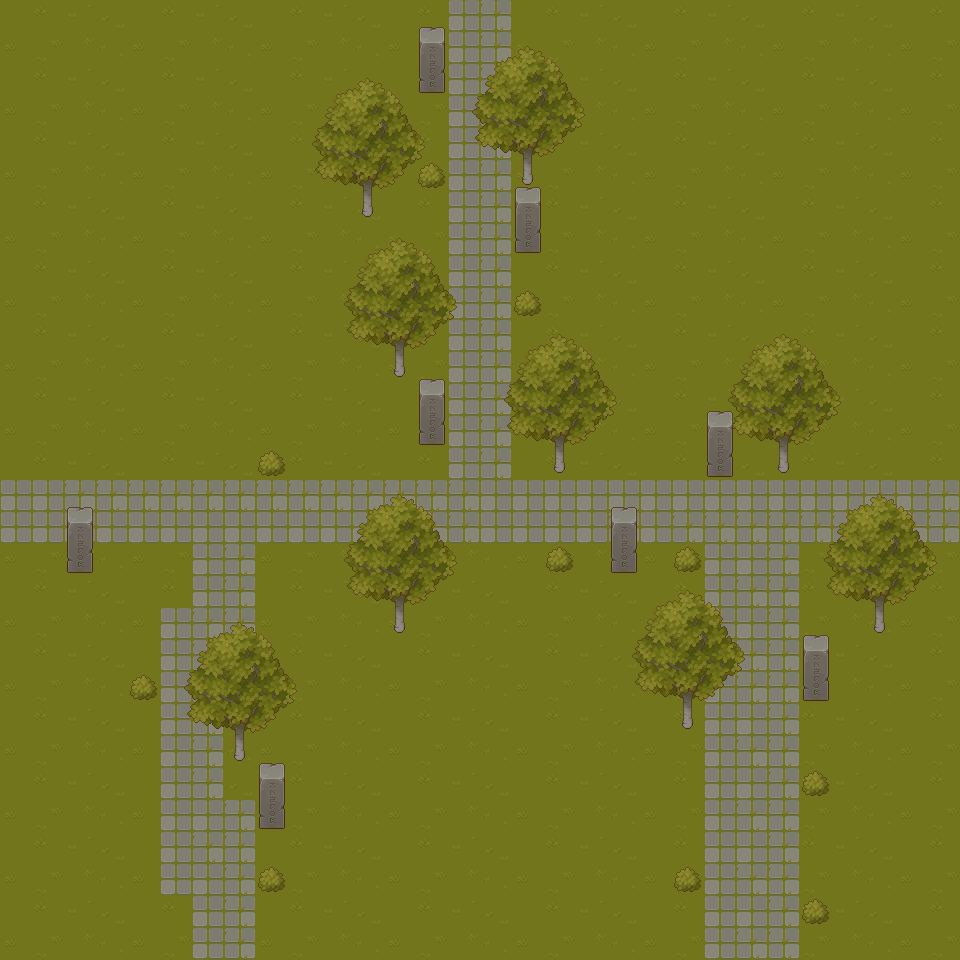

Tiled map render using the project's own tile images. Description and the whole map definition, tile-layer contents included, below:
An orthogonal 30x30 tile map with 32x32 px tiles, 3 tile layers (Grass, Plants, Props), 3 tilesets.

<map version="1.8" tiledversion="1.8.2" orientation="orthogonal" renderorder="right-down" width="30" height="30" tilewidth="32" tileheight="32" infinite="0" nextlayerid="4" nextobjectid="1">
 <editorsettings>
  <export target="map.lua" format="lua" />
 </editorsettings>
 <tileset firstgid="1" name="Grass" tilewidth="32" tileheight="32" tilecount="64" columns="8">
  <image source="TX Tileset Grass.png" width="256" height="256" />
 </tileset>
 <tileset firstgid="65" name="Plants" tilewidth="32" tileheight="32" tilecount="256" columns="16">
  <image source="TX Plant.png" width="512" height="512" />
 </tileset>
 <tileset firstgid="321" name="Props" tilewidth="32" tileheight="32" tilecount="256" columns="16">
  <image source="TX Props.png" width="512" height="512" />
 </tileset>
 <layer id="1" name="Grass" width="30" height="30">
  <data encoding="csv">
1,2,3,4,1,2,3,4,1,2,3,4,1,2,33,34,1,2,3,4,1,2,3,4,1,2,3,4,1,2,
9,10,11,12,9,10,11,12,9,10,11,12,9,10,33,34,9,10,11,12,9,10,11,12,9,10,11,12,9,10,
1,2,3,4,1,2,3,4,1,2,3,4,1,2,33,34,1,2,3,4,1,2,3,4,1,2,3,4,1,2,
9,10,11,12,9,10,11,12,9,10,11,12,9,10,33,34,9,10,11,12,9,10,11,12,9,10,11,12,9,10,
1,2,3,4,1,2,3,4,1,2,3,4,1,2,33,34,1,2,3,4,1,2,3,4,1,2,3,4,1,2,
9,10,11,12,9,10,11,12,9,10,11,12,9,10,33,34,9,10,11,12,9,10,11,12,9,10,11,12,9,10,
1,2,3,4,1,2,3,4,1,2,3,4,1,2,33,34,1,2,3,4,1,2,3,4,1,2,3,4,1,2,
9,10,11,12,9,10,11,12,9,10,11,12,9,10,33,34,9,10,11,12,9,10,11,12,9,10,11,12,9,10,
1,2,3,4,1,2,3,4,1,2,3,4,1,2,33,34,1,2,3,4,1,2,3,4,1,2,3,4,1,2,
9,10,11,12,9,10,11,12,9,10,11,12,9,10,33,34,9,10,11,12,9,10,11,12,9,10,11,12,9,10,
1,2,3,4,1,2,3,4,1,2,3,4,1,2,33,34,1,2,3,4,1,2,3,4,1,2,3,4,1,2,
9,10,11,12,9,10,11,12,9,10,11,12,9,10,33,34,9,10,11,12,9,10,11,12,9,10,11,12,9,10,
1,2,3,4,1,2,3,4,1,2,3,4,1,2,33,34,1,2,3,4,1,2,3,4,1,2,3,4,1,2,
9,10,11,12,9,10,11,12,9,10,11,12,9,10,33,34,9,10,11,12,9,10,11,12,9,10,11,12,9,10,
1,2,3,4,1,2,3,4,1,2,3,4,1,2,33,34,1,2,3,4,1,2,3,4,1,2,3,4,1,2,
33,33,34,34,34,34,34,34,34,34,34,34,34,34,34,33,33,33,33,33,33,33,33,33,33,33,33,33,33,34,
33,33,33,33,33,33,33,33,33,33,33,33,33,34,34,33,33,33,33,34,33,34,34,34,34,34,34,34,34,34,
9,10,11,12,9,10,33,34,9,10,11,12,9,10,11,12,9,10,11,12,9,10,33,33,34,10,11,12,9,10,
1,2,3,4,1,2,33,34,1,2,3,4,1,2,3,4,1,2,3,4,1,2,33,34,34,2,3,4,1,2,
9,10,11,12,9,33,34,34,9,10,11,12,9,10,11,12,9,10,11,12,9,10,33,33,34,10,11,12,9,10,
1,2,3,4,1,33,34,4,1,2,3,4,1,2,3,4,1,2,3,4,1,2,33,34,34,2,3,4,1,2,
9,10,11,12,9,33,34,12,9,10,11,12,9,10,11,12,9,10,11,12,9,10,33,34,34,10,11,12,9,10,
1,2,3,4,1,33,34,4,1,2,3,4,1,2,3,4,1,2,3,4,1,2,33,33,34,2,3,4,1,2,
9,10,11,12,9,33,34,12,9,10,11,12,9,10,11,12,9,10,11,12,9,10,33,34,34,10,11,12,9,10,
1,2,3,4,1,33,34,4,1,2,3,4,1,2,3,4,1,2,3,4,1,2,33,33,34,2,3,4,1,2,
9,10,11,12,9,33,33,34,9,10,11,12,9,10,11,12,9,10,11,12,9,10,33,34,34,10,11,12,9,10,
1,2,3,4,1,33,34,34,1,2,3,4,1,2,3,4,1,2,3,4,1,2,33,33,34,2,3,4,1,2,
9,10,11,12,9,33,33,34,9,10,11,12,9,10,11,12,9,10,11,12,9,10,33,34,34,10,11,12,9,10,
1,2,3,4,1,2,33,34,1,2,3,4,1,2,3,4,1,2,3,4,1,2,33,33,34,2,3,4,1,2,
9,10,11,12,9,10,33,34,9,10,11,12,9,10,11,12,9,10,11,12,9,10,33,34,34,10,11,12,9,10
</data>
 </layer>
 <layer id="2" name="Plants" width="30" height="30">
  <data encoding="csv">
0,0,0,0,0,0,0,0,0,0,0,0,0,0,0,0,0,0,0,0,0,0,0,0,0,0,0,0,0,0,
0,0,0,0,0,0,0,0,0,0,0,0,0,0,65,66,67,68,69,0,0,0,0,0,0,0,0,0,0,0,
0,0,0,0,0,0,0,0,0,65,66,67,68,69,81,82,83,84,85,0,0,0,0,0,0,0,0,0,0,0,
0,0,0,0,0,0,0,0,0,81,82,83,84,85,97,98,99,100,101,0,0,0,0,0,0,0,0,0,0,0,
0,0,0,0,0,0,0,0,0,97,98,99,100,101,113,114,115,116,117,0,0,0,0,0,0,0,0,0,0,0,
0,0,0,0,0,0,0,0,0,113,114,115,116,164,129,130,131,132,133,0,0,0,0,0,0,0,0,0,0,0,
0,0,0,0,0,0,0,0,0,129,130,131,132,133,0,0,0,0,0,0,0,0,0,0,0,0,0,0,0,0,
0,0,0,0,0,0,0,0,0,0,65,66,67,68,69,0,0,0,0,0,0,0,0,0,0,0,0,0,0,0,
0,0,0,0,0,0,0,0,0,0,81,82,83,84,85,0,0,0,0,0,0,0,0,0,0,0,0,0,0,0,
0,0,0,0,0,0,0,0,0,0,97,98,99,100,101,0,164,0,0,0,0,0,0,0,0,0,0,0,0,0,
0,0,0,0,0,0,0,0,0,0,113,114,115,116,117,65,66,67,68,69,0,0,65,66,67,68,69,0,0,0,
0,0,0,0,0,0,0,0,0,0,129,130,131,132,133,81,82,83,84,85,0,0,81,82,83,84,85,0,0,0,
0,0,0,0,0,0,0,0,0,0,0,0,0,0,0,97,98,99,100,101,0,0,97,98,99,100,101,0,0,0,
0,0,0,0,0,0,0,0,0,0,0,0,0,0,0,113,114,115,116,117,0,0,113,114,115,116,117,0,0,0,
0,0,0,0,0,0,0,0,164,0,0,0,0,0,0,129,130,131,132,133,0,0,129,130,131,132,133,0,0,0,
0,0,0,0,0,0,0,0,0,0,65,66,67,68,69,0,0,0,0,0,0,0,0,0,0,65,66,67,68,69,
0,0,0,0,0,0,0,0,0,0,81,82,83,84,85,0,0,0,0,0,0,0,0,0,0,81,82,83,84,85,
0,0,0,0,0,0,0,0,0,0,97,98,99,100,101,0,0,164,0,0,0,164,0,0,0,97,98,99,100,101,
0,0,0,0,0,0,0,0,0,0,113,114,115,116,117,0,0,0,0,65,66,67,68,69,0,113,114,115,116,117,
0,0,0,0,0,65,66,67,68,69,129,130,131,132,133,0,0,0,0,81,82,83,84,85,0,129,130,131,132,133,
0,0,0,0,0,81,82,83,84,85,0,0,0,0,0,0,0,0,0,97,98,99,100,101,0,0,0,0,0,0,
0,0,0,0,164,97,98,99,100,101,0,0,0,0,0,0,0,0,0,113,114,115,116,117,0,0,0,0,0,0,
0,0,0,0,0,113,114,115,116,117,0,0,0,0,0,0,0,0,0,129,130,131,132,133,0,0,0,0,0,0,
0,0,0,0,0,129,130,131,132,133,0,0,0,0,0,0,0,0,0,0,0,0,0,0,0,0,0,0,0,0,
0,0,0,0,0,0,0,0,0,0,0,0,0,0,0,0,0,0,0,0,0,0,0,0,0,164,0,0,0,0,
0,0,0,0,0,0,0,0,0,0,0,0,0,0,0,0,0,0,0,0,0,0,0,0,0,0,0,0,0,0,
0,0,0,0,0,0,0,0,0,0,0,0,0,0,0,0,0,0,0,0,0,0,0,0,0,0,0,0,0,0,
0,0,0,0,0,0,0,0,164,0,0,0,0,0,0,0,0,0,0,0,0,164,0,0,0,0,0,0,0,0,
0,0,0,0,0,0,0,0,0,0,0,0,0,0,0,0,0,0,0,0,0,0,0,0,0,164,0,0,0,0,
0,0,0,0,0,0,0,0,0,0,0,0,0,0,0,0,0,0,0,0,0,0,0,0,0,0,0,0,0,0
</data>
 </layer>
 <layer id="3" name="Props" width="30" height="30">
  <data encoding="csv">
0,0,0,0,0,0,0,0,0,0,0,0,0,360,0,0,0,0,0,0,0,0,0,0,0,0,0,0,0,0,
0,0,0,0,0,0,0,0,0,0,0,0,0,376,0,0,0,0,0,0,0,0,0,0,0,0,0,0,0,0,
0,0,0,0,0,0,0,0,0,0,0,0,0,392,0,0,0,0,0,0,0,0,0,0,0,0,0,0,0,0,
0,0,0,0,0,0,0,0,0,0,0,0,0,0,0,0,0,0,0,0,0,0,0,0,0,0,0,0,0,0,
0,0,0,0,0,0,0,0,0,0,0,0,0,0,0,0,0,0,0,0,0,0,0,0,0,0,0,0,0,0,
0,0,0,0,0,0,0,0,0,0,0,0,0,0,0,0,360,0,0,0,0,0,0,0,0,0,0,0,0,0,
0,0,0,0,0,0,0,0,0,0,0,0,0,0,0,0,376,0,0,0,0,0,0,0,0,0,0,0,0,0,
0,0,0,0,0,0,0,0,0,0,0,0,0,0,0,0,392,0,0,0,0,0,0,0,0,0,0,0,0,0,
0,0,0,0,0,0,0,0,0,0,0,0,0,0,0,0,0,0,0,0,0,0,0,0,0,0,0,0,0,0,
0,0,0,0,0,0,0,0,0,0,0,0,0,0,0,0,0,0,0,0,0,0,0,0,0,0,0,0,0,0,
0,0,0,0,0,0,0,0,0,0,0,0,0,0,0,0,0,0,0,0,0,0,0,0,0,0,0,0,0,0,
0,0,0,0,0,0,0,0,0,0,0,0,0,360,0,0,0,0,0,0,0,0,0,0,0,0,0,0,0,0,
0,0,0,0,0,0,0,0,0,0,0,0,0,376,0,0,0,0,0,0,0,0,360,0,0,0,0,0,0,0,
0,0,0,0,0,0,0,0,0,0,0,0,0,392,0,0,0,0,0,0,0,0,376,0,0,0,0,0,0,0,
0,0,0,0,0,0,0,0,0,0,0,0,0,0,0,0,0,0,0,0,0,0,392,0,0,0,0,0,0,0,
0,0,360,0,0,0,0,0,0,0,0,0,0,0,0,0,0,0,0,360,0,0,0,0,0,0,0,0,0,0,
0,0,376,0,0,0,0,0,0,0,0,0,0,0,0,0,0,0,0,376,0,0,0,0,0,0,0,0,0,0,
0,0,392,0,0,0,0,0,0,0,0,0,0,0,0,0,0,0,0,392,0,0,0,0,0,0,0,0,0,0,
0,0,0,0,0,0,0,0,0,0,0,0,0,0,0,0,0,0,0,0,0,0,0,0,0,0,0,0,0,0,
0,0,0,0,0,0,0,0,0,0,0,0,0,0,0,0,0,0,0,0,0,0,0,0,0,360,0,0,0,0,
0,0,0,0,0,0,0,0,0,0,0,0,0,0,0,0,0,0,0,0,0,0,0,0,0,376,0,0,0,0,
0,0,0,0,0,0,0,0,0,0,0,0,0,0,0,0,0,0,0,0,0,0,0,0,0,392,0,0,0,0,
0,0,0,0,0,0,0,0,0,0,0,0,0,0,0,0,0,0,0,0,0,0,0,0,0,0,0,0,0,0,
0,0,0,0,0,0,0,0,360,0,0,0,0,0,0,0,0,0,0,0,0,0,0,0,0,0,0,0,0,0,
0,0,0,0,0,0,0,0,376,0,0,0,0,0,0,0,0,0,0,0,0,0,0,0,0,0,0,0,0,0,
0,0,0,0,0,0,0,0,392,0,0,0,0,0,0,0,0,0,0,0,0,0,0,0,0,0,0,0,0,0,
0,0,0,0,0,0,0,0,0,0,0,0,0,0,0,0,0,0,0,0,0,0,0,0,0,0,0,0,0,0,
0,0,0,0,0,0,0,0,0,0,0,0,0,0,0,0,0,0,0,0,0,0,0,0,0,0,0,0,0,0,
0,0,0,0,0,0,0,0,0,0,0,0,0,0,0,0,0,0,0,0,0,0,0,0,0,0,0,0,0,0,
0,0,0,0,0,0,0,0,0,0,0,0,0,0,0,0,0,0,0,0,0,0,0,0,0,0,0,0,0,0
</data>
 </layer>
</map>
